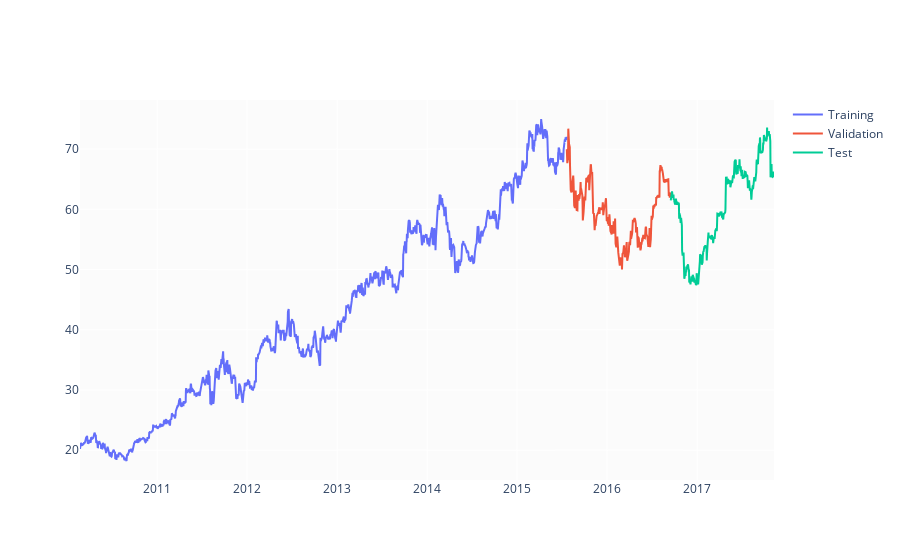

Notebook code for this chart:
### Code cell
test_size  = 0.15
valid_size = 0.15

test_split_idx  = int(df.shape[0] * (1-test_size))
valid_split_idx = int(df.shape[0] * (1-(valid_size+test_size)))

train_df  = df.loc[:valid_split_idx].copy()
valid_df  = df.loc[valid_split_idx+1:test_split_idx].copy()
test_df   = df.loc[test_split_idx+1:].copy()

fig = go.Figure()
fig.add_trace(go.Scatter(x=train_df.Date, y=train_df.Close, name='Training'))
fig.add_trace(go.Scatter(x=valid_df.Date, y=valid_df.Close, name='Validation'))
fig.add_trace(go.Scatter(x=test_df.Date,  y=test_df.Close,  name='Test'))
fig.show()

### Figure 1 — Plotly figure (JSON) as saved in the notebook; plotly's stock layout.template omitted (floating-point values rounded to 4 significant figures; data arrays with more than 128 entries replaced by an {"elided": "..."} marker saying what was removed)
{"data": [{"name": "Training", "type": "scatter", "x": {"elided": "1362 str values"}, "y": {"elided": "1362 float values"}}, {"name": "Validation", "type": "scatter", "x": {"elided": "292 str values"}, "y": {"elided": "292 float values"}}, {"name": "Test", "type": "scatter", "x": {"elided": "291 str values"}, "y": {"elided": "291 float values"}}], "layout": {}}
